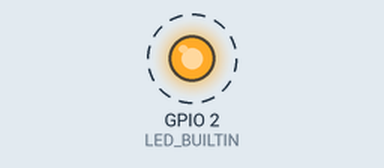
This sketch was run on a simulated ESP32. Parts: output pins drawn as LEDs (lit = HIGH). Dashed ring = blinking. What the sketch prints to the serial monitor is not drawn.

Above: at 1.6 s.
Timing chart, 0 to 4.0 s (numbered marks = the images above):
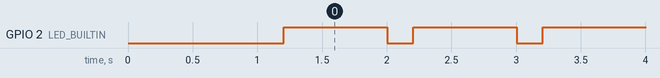

Measured:
- by itself, GPIO 2 (LED_BUILTIN): alternates HIGH for 0.80 s and LOW for 0.20 s

The sketch:

01_blink.ino
```cpp
/*
 * 01_blink — bring-up step 1: proves board + USB driver + flashing + serial.
 * Expected serial output (115200 baud): the boot banner and a reset reason.
 *
 * No external wiring required. Onboard blue LED on NodeMCU = GPIO2,
 * active LOW (the core's LED_BUILTIN is preconfigured for nodemcuv2).
 */

void setup() {
  Serial.begin(115200);
  delay(1000);                       // let the USB-serial settle
  Serial.println();
  Serial.println("[01_blink] NodeMCU alive. Flash + serial OK.");
  Serial.print("[01_blink] Reset reason: ");
  Serial.println(ESP.getResetReason());
  Serial.print("[01_blink] Core version: ");
  Serial.println(ESP.getCoreVersion());
  pinMode(LED_BUILTIN, OUTPUT);
  digitalWrite(LED_BUILTIN, HIGH);   // LED off (active low)
}

void loop() {
  digitalWrite(LED_BUILTIN, LOW);    // on
  delay(200);
  digitalWrite(LED_BUILTIN, HIGH);  // off
  delay(800);
}
```
